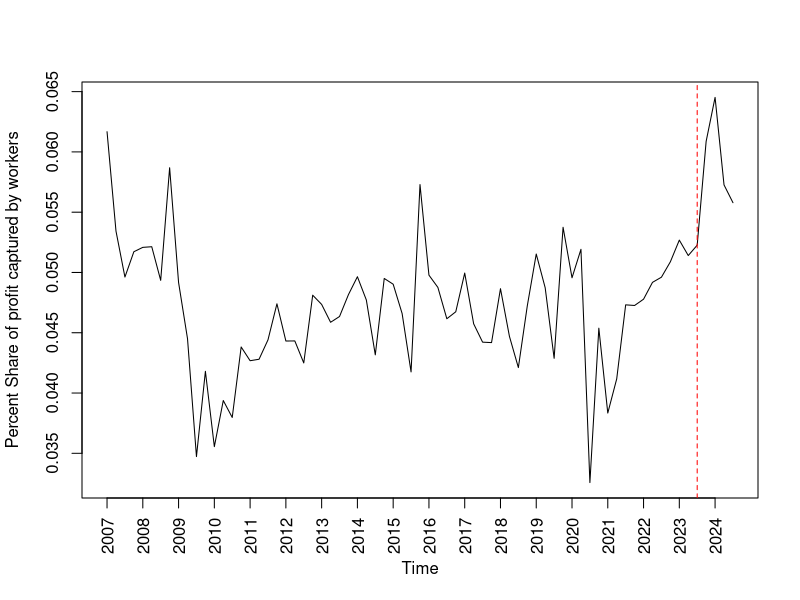
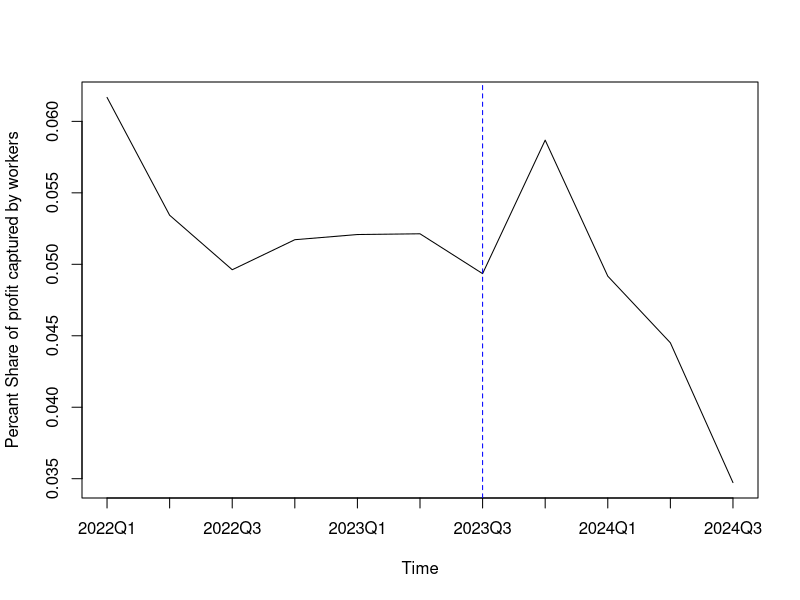
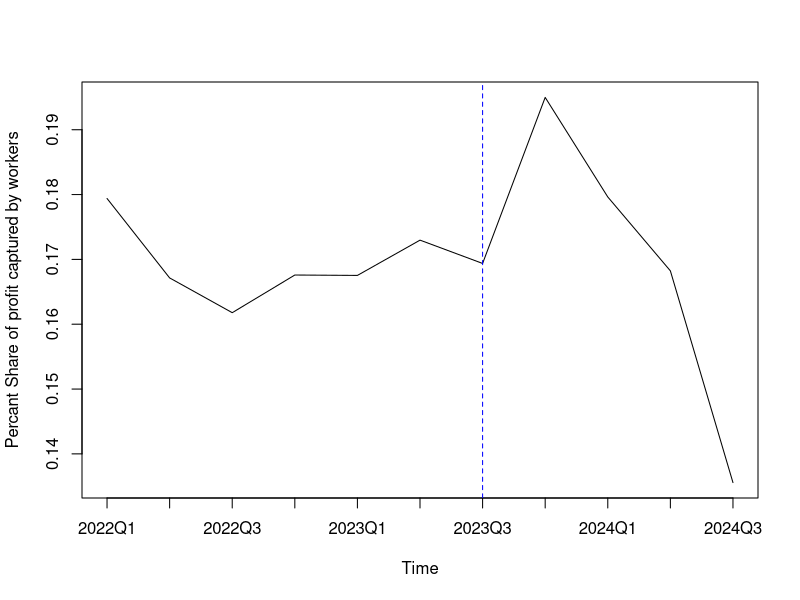
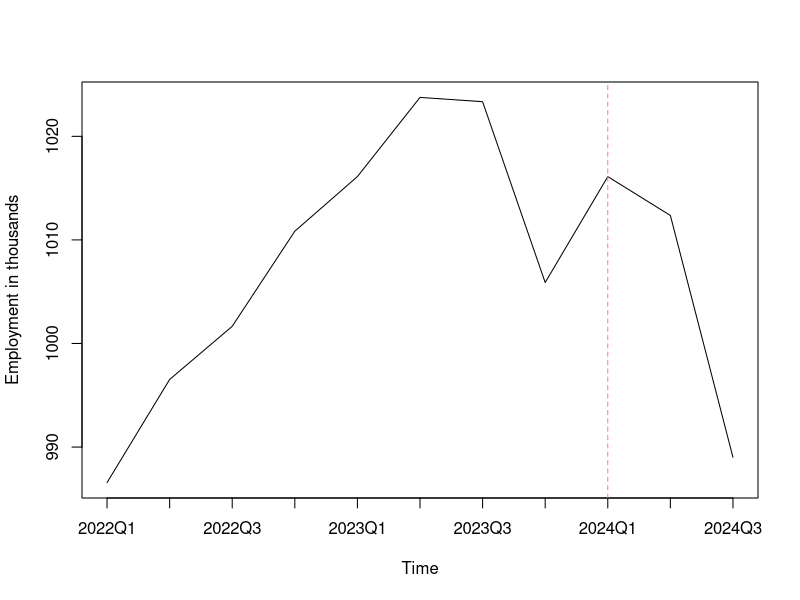

Reproduce these figures in R, in order.
## ---- chunk 1
knitr::opts_chunk$set(echo = TRUE)
## ---- chunk 2
#Loads up the two datasets, and slices out 2022-2024 for CN variable;EM is employment data
EM<-read.csv("DATASET FOR ECON 182 FINAL.csv")
FC<-read.csv("Full final results Econ 182.csv")
CN<-FC[1:11,1:16]
## ---- chunk 3
#Creates a graph of share of profit calculated by production workers, with a manually added axis and a dotted line at Q3 2023
plot(FC$Share,type="l",xlab="Time", ylab="Percent Share of profit captured by workers", xaxt="n")
axis(1,at=c(1,5,9,13,17,21,25,29,33,37,41,45,49,53,57,61,65,69),labels=c("2007", "2008", "2009","2010","2011","2012","2013","2014","2015","2016","2017","2018","2019","2020","2021","2022","2023","2024"),las=2)
abline(v=67,col="red",lty=2)
## ---- chunk 4
#Same as graph above but with graph spanning from Q1 2022 to Q3 2024, and a blue line Q3 2023
plot(CN$Share,type="l",xaxt="n",xlab="Time",ylab="Percant Share of profit captured by workers")
axis(1,at=c(1,2,3,4,5,6,7,8,9,10,11),labels=c("2022Q1","2022Q2","2022Q3","2022Q4","2023Q1","2023Q2","2023Q3","2023Q4","2024Q1","2024Q2","2024Q3"))
abline(v=7,col="blue",lty=2)
## ---- chunk 5
#Same as graph 2 but with all subset of workers from BLS data rather than only production workers, and a blue line Q3 2023
plot(CN$Profit.captured.by.all.workers, ,type="l",xaxt="n",xlab="Time",ylab="Percant Share of profit captured by workers")
axis(1,at=c(1,2,3,4,5,6,7,8,9,10,11),labels=c("2022Q1","2022Q2","2022Q3","2022Q4","2023Q1","2023Q2","2023Q3","2023Q4","2024Q1","2024Q2","2024Q3"))
abline(v=7,col="blue",lty=2)
## ---- chunk 6
#Creates a graph of employment in thousands, with a salmon colored dotted line at Q1 2024 and ranging from Q1 2022 to Q3 2024
plot(EM$EIT, type="l",xlab="Time",ylab = "Employment in thousands", xaxt="n")
axis(1,at=c(1,2,3,4,5,6,7,8,9,10,11),labels=c("2022Q1","2022Q2","2022Q3","2022Q4","2023Q1","2023Q2","2023Q3","2023Q4","2024Q1","2024Q2","2024Q3"))
abline(v=9,col="salmon", lty=2)
